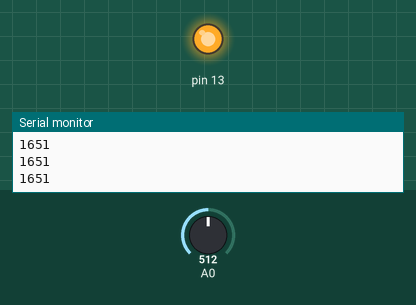
Simulated run of this sketch. Board: Arduino Uno, built with avr-gcc and run on an emulated ATmega328P. On the bench: output pins drawn as LEDs (lit = HIGH), the last lines printed to the serial monitor. The test bench sets the inputs (shaded band); at power-on: A0 = 512.

Above: at 1.2 s.
1.3 s: A0 set to 976
2.8 s: A0 set to 999
At 3.8 s:
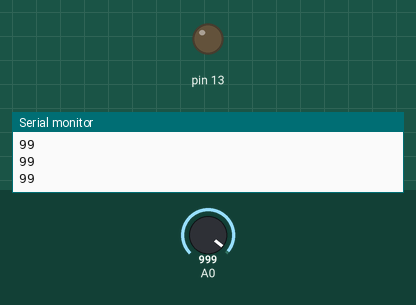
4.3 s: A0 set to 900
At 4.9 s:
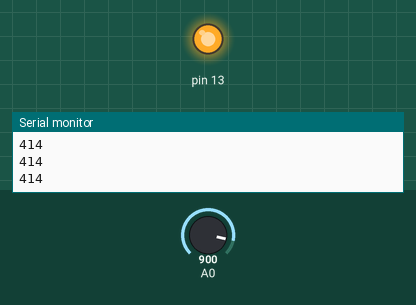
5.8 s: A0 set to 1023
At 6.1 s:
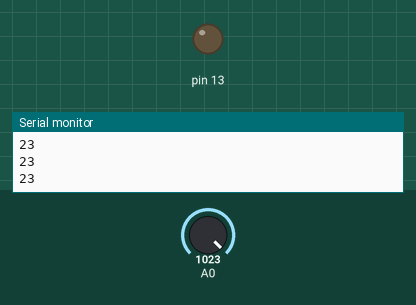
Timing chart, 0 to 8.3 s (numbered marks = the images above; inputs shaded):
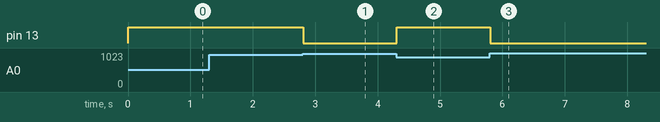

The sketch:

LDR.ino
```cpp
void setup() {
  Serial.begin(9600);
  pinMode(13,OUTPUT);
}

void loop() {
  int val1,val2;
  val1 = analogRead(0);
  val2=map(val1,950,1030,255,0);
  Serial.println(val2);
  analogWrite(13,val2);
}
```

Measured:
- the behaviour switches between 990 and 991 on A0 (found by bisection; images 0 and 1)
- after the input at 2.8 s, pin 13: HIGH → LOW at once
- after the input at 4.3 s, pin 13: LOW → HIGH at once
- after the input at 5.8 s, pin 13: HIGH → LOW at once
